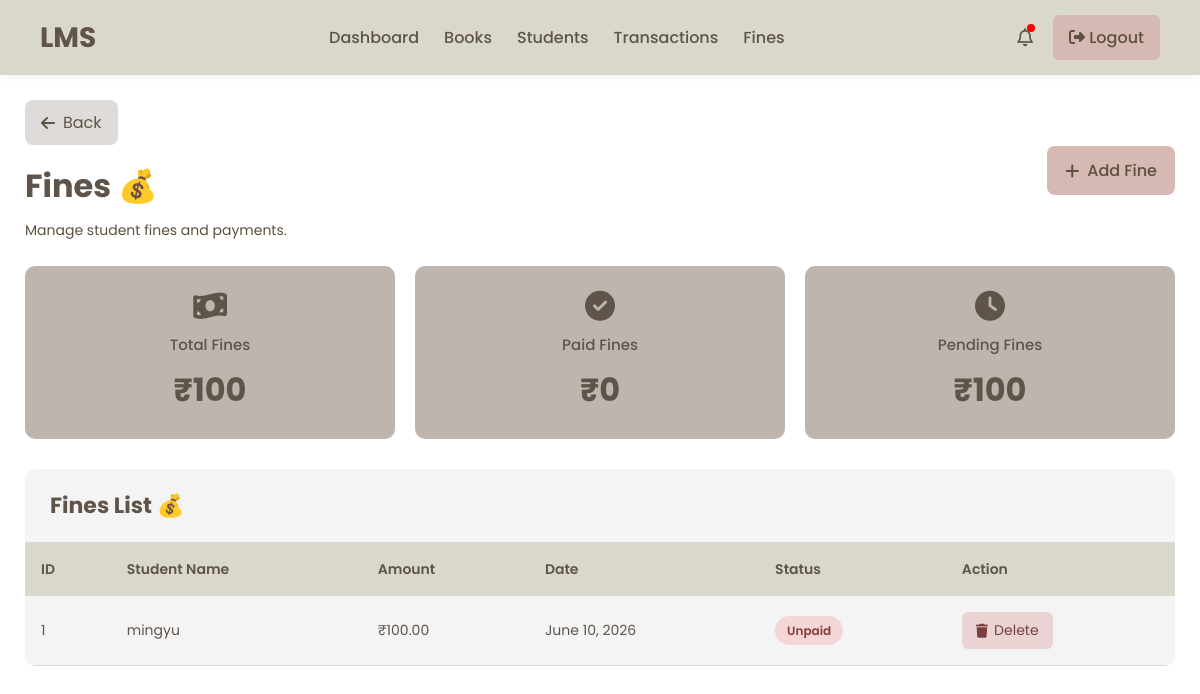
The app's page /fines/ with its own data.
### library/models.py (models this page shows, shortened)
class Fine(models.Model):
    student = models.ForeignKey(
        Student,
        on_delete=models.CASCADE
    )
    amount = models.DecimalField(
        max_digits=6,
        decimal_places=2
    )
    paid = models.BooleanField(
        default=False
    )
    date = models.DateField(
        default=timezone.now
    )

class Student(models.Model):
    user = models.OneToOneField(User, on_delete=models.CASCADE, null=True, blank=True)
    name = models.CharField(max_length=100)
    email = models.EmailField(unique=True)
    phone = models.CharField(max_length=20, default='')
    department = models.CharField(max_length=100)
    active = models.BooleanField(default=True)
    student_id = models.CharField(max_length=20, unique=True, blank=True)
    date_of_birth = models.DateField(null=True, blank=True)
    profile_picture = models.ImageField(upload_to='profile_pictures/', null=True, blank=True)

### library/views.py (the view)
# urls.py: path('fines/', views.fines, name='fines'),
def fines(request):
    fines = Fine.objects.all()
    total_fines = Fine.objects.aggregate(
        total=Sum('amount')
    )['total'] or 0
    paid_fines = Fine.objects.filter(
        paid=True
    ).aggregate(
        total=Sum('amount')
    )['total'] or 0
    pending_fines = Fine.objects.filter(
        paid=False
    ).aggregate(
        total=Sum('amount')
    )['total'] or 0
    context = {
        'fines': fines,
        'total_fines': total_fines,
        'paid_fines': paid_fines,
        'pending_fines': pending_fines,
    }
    return render(
        request,
        'fines.html',
        context
    )

### templates/fines.html (shortened to what this page needs)
{% extends 'admin_base.html' %}
{% load static %}
{% block extra_css %}
<link rel="stylesheet" href="{% static 'css/fines.css' %}">
{% endblock %}
{% block content %}
<div class="students-page">
    <div class="top-header">
        <div class="header-left">
            <a href="{% url 'dashboard' %}"
               class="back-btn">
                <i class="fa-solid fa-arrow-left"></i>
                Back
            </a>
            <h1 class="page-title">
                Fines 💰
            </h1>
            <p class="page-subtitle">
                Manage student fines and payments.
            </p>
        </div>
        <a href="{% url 'add_fine' %}"
           class="add-btn">
            <i class="fa-solid fa-plus"></i>
            Add Fine
        </a>
    </div>
    <div class="cards-container">
        <div class="card pink-card">
            <i class="fa-solid fa-money-bill-wave"></i>
            <h3>Total Fines</h3>
            <h1>₹{{ total_fines }}</h1>
        </div>
        <div class="card green-card">
            <i class="fa-solid fa-circle-check"></i>
            <h3>Paid Fines</h3>
            <h1>₹{{ paid_fines }}</h1>
        </div>
        <div class="card blue-card">
            <i class="fa-solid fa-clock"></i>
            <h3>Pending Fines</h3>
            <h1>₹{{ pending_fines }}</h1>
        </div>
    </div>
    <div class="table-wrapper">
        <div class="table-header">
            <h2>
                Fines List 💰
            </h2>
        </div>
        <table>
            <thead>
                <tr>
                    <th>ID</th>
                    <th>Student Name</th>
                    <th>Amount</th>
                    <th>Date</th>
                    <th>Status</th>
                    <th>Action</th>
                </tr>
            </thead>
            <tbody>
                {% for fine in fines %}
                <tr>
                    <td>{{ fine.id }}</td>
                    <td>{{ fine.student.name }}</td>
                    <td>₹{{ fine.amount }}</td>
                    <td>{{ fine.date }}</td>
                    <td>
                        {% if fine.paid %}
                        <span class="active-status">
                            Paid
                        </span>
                        {% else %}
                        <span class="inactive-status">
                            Unpaid
                        </span>
                        {% endif %}
                    </td>
                    <td>
                        <a href="{% url 'delete_fine' fine.id %}"
                           class="delete-btn"
                           onclick="return confirm('Delete this fine?')">
                            <i class="fa-solid fa-trash"></i>
                            Delete
                        </a>
                    </td>
                </tr>
                {% endfor %}
            </tbody>
        </table>
    </div>
</div>
{% endblock %}

### assets/css/admin_base.css (style rules this page uses)
:root { --primary-color: #D9D9D9; --secondary-color: #DAD7CD; --background-color: #FFFFFF; --background-color-table: #F4F4F4; --text-color: #5F5449; --btn-color-1: #D5B9B2; --btn-color-2: #DEDBD8; --btn-color-3: #AAA0A0; --btn-text-color: #5E503F; --background-color-box: #EDDCD2; --box: #BFB5AF; }
* { margin:0; padding:0; box-sizing:border-box; }
body { font-family:'Poppins', sans-serif; background:var(--background-color); color:var(--text-color); min-height:100vh; }
table { width:100%; border-collapse:collapse; }
table th { font-weight:600; }

### assets/css/fines.css (style rules this page uses)
.students-page { padding:25px; }
.top-header { display:flex; justify-content:space-between; align-items:center; margin-bottom:25px; flex-wrap:wrap; gap:15px; }
.header-left { display:flex; flex-direction:column; gap:5px; }
.back-btn { display:inline-flex; align-items:center; gap:8px; text-decoration:none; background:var(--btn-color-2); color:var(--text-color); padding:10px 16px; border-radius:8px; transition:.3s; margin-bottom:12px; width:fit-content; }
.page-title { font-size:32px; margin-bottom:5px; color:var(--text-color); }
.page-subtitle { color:var(--btn-text-color); font-size:14px; }
.add-btn { text-decoration:none; background:var(--btn-color-1); color:var(--btn-text-color); padding:12px 18px; border-radius:8px; font-weight:500; display:flex; align-items:center; gap:8px; transition:.3s; }
.cards-container { display:grid; grid-template-columns:repeat(3,1fr); gap:20px; margin-bottom:30px; }
.card { background:var(--box); border-radius:10px; padding:25px; text-align:center; transition:.3s; }
.card i { font-size:30px; margin-bottom:12px; color:var(--text-color); }
.card h3 { font-size:15px; font-weight:500; margin-bottom:10px; color:var(--text-color); }
.card h1 { font-size:32px; color:var(--text-color); }
.pink-card, .green-card, .blue-card { background:var(--box); }
.table-wrapper { background:var(--background-color-table); border-radius:10px; overflow:hidden; }
.table-header { padding:20px 25px; border-bottom:1px solid var(--primary-color); }
.table-header h2 { color:var(--text-color); font-size:22px; }
table { width:100%; border-collapse:collapse; }
thead { background:var(--secondary-color); }
thead th { padding:16px; text-align:left; font-size:14px; color:var(--text-color); font-weight:600; }
tbody td { padding:16px; border-bottom:1px solid var(--primary-color); font-size:14px; color:var(--text-color); }
tbody tr { transition:.3s; }
.inactive-status { background:#f4d6d6; color:#8a3c3c; padding:6px 12px; border-radius:20px; font-size:12px; font-weight:600; }
.delete-btn { text-decoration:none; background:#e9d3d3; color:#7a4040; padding:8px 14px; border-radius:6px; display:inline-flex; align-items:center; gap:6px; transition:.3s; }

### records on screen
Fine: id "1", student.name "mingyu", amount "100.00", date "June 10, 2026", paid "Unpaid"

### other values on screen
{{ total_fines }} "100"
{{ paid_fines }} "0"
{{ pending_fines }} "100"
